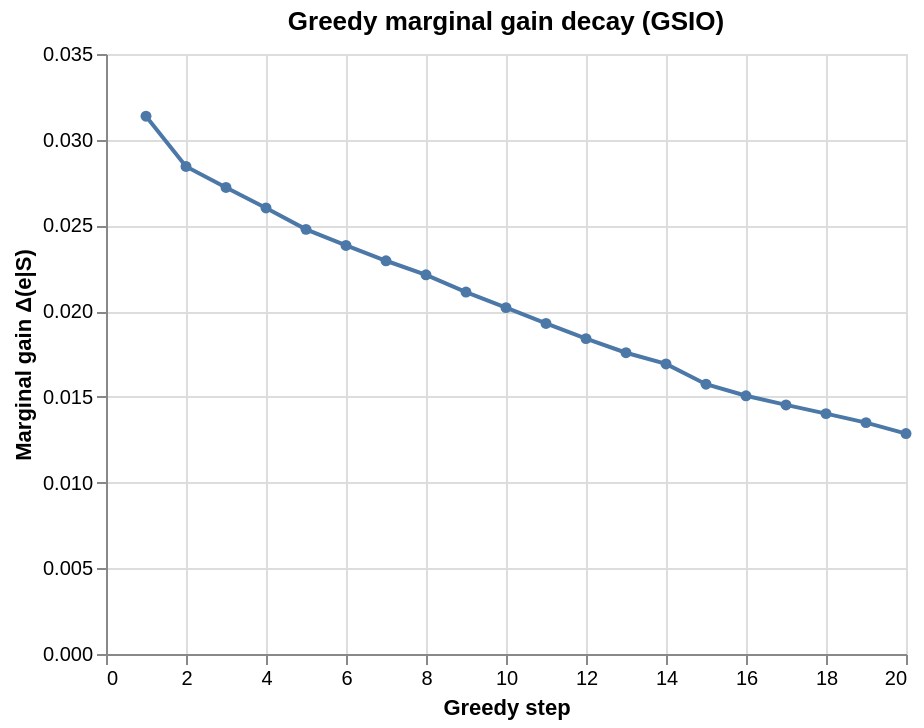

Vega-Lite specification for this chart:
### Vega-Lite specification from a JSON file in a GitHub repository (floating-point values rounded to 4 significant figures)
{"$schema": "https://vega.github.io/schema/vega-lite/v5.json", "title": "Greedy marginal gain decay (GSIO)", "width": 400, "height": 300, "data": {"values": [{"step": 1, "gain": 0.03137}, {"step": 2, "gain": 0.02844}, {"step": 3, "gain": 0.02721}, {"step": 4, "gain": 0.02602}, {"step": 5, "gain": 0.02477}, {"step": 6, "gain": 0.02383}, {"step": 7, "gain": 0.02294}, {"step": 8, "gain": 0.02212}, {"step": 9, "gain": 0.02111}, {"step": 10, "gain": 0.0202}, {"step": 11, "gain": 0.01928}, {"step": 12, "gain": 0.0184}, {"step": 13, "gain": 0.01757}, {"step": 14, "gain": 0.01692}, {"step": 15, "gain": 0.01574}, {"step": 16, "gain": 0.01506}, {"step": 17, "gain": 0.01453}, {"step": 18, "gain": 0.01402}, {"step": 19, "gain": 0.0135}, {"step": 20, "gain": 0.01286}]}, "mark": {"type": "line", "point": true}, "encoding": {"x": {"field": "step", "type": "quantitative", "title": "Greedy step"}, "y": {"field": "gain", "type": "quantitative", "title": "Marginal gain Δ(e|S)"}}}
